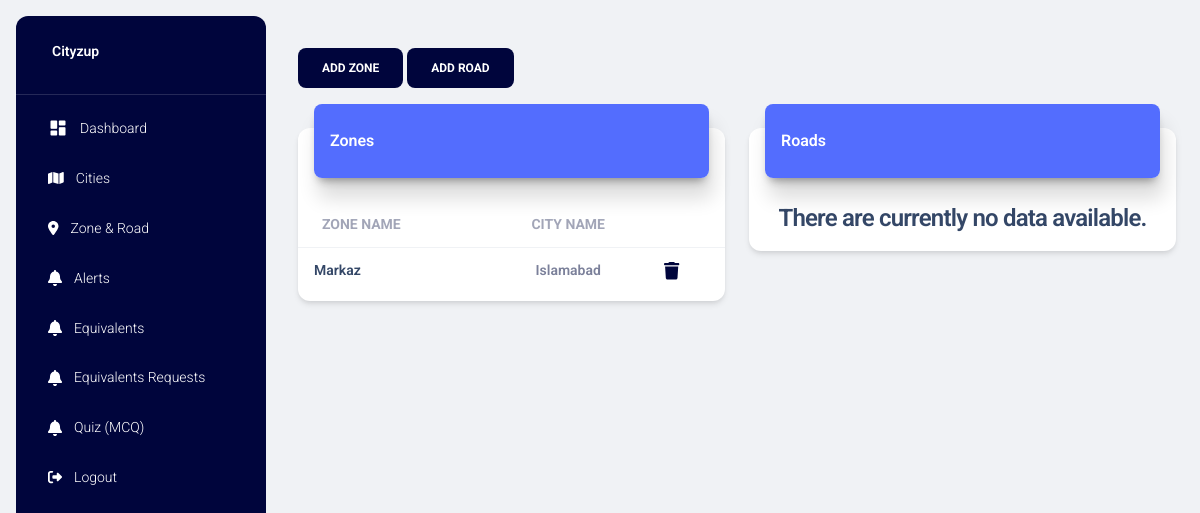
The app's page /zonesandroads/ (signed in), older data.
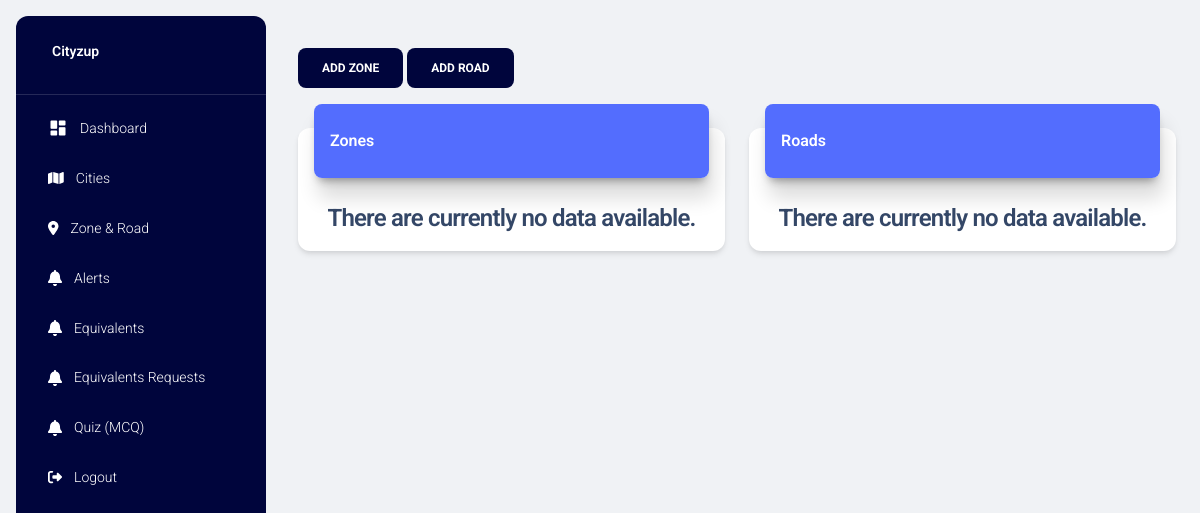
The same page, newer data.
### project/models.py (models this page shows)
class Zone(db.Model):
    z_id = db.Column(db.Integer, primary_key=True)
    z_name = db.Column(db.String(255), nullable=False)
    z_centroid_lat = db.Column(db.Float)
    z_centroid_lng = db.Column(db.Float)
    g_id = db.Column(db.Integer, db.ForeignKey('guide.g_id'), nullable=False)
    guide = db.relationship('Guide', backref=db.backref('zones', lazy=True))
    zone_points = db.relationship('ZonePoint', backref=db.backref('zones', lazy=True), cascade='all, delete-orphan')
    zone_alerts = db.relationship('Alert', backref='zones', lazy=True)

class Guide(db.Model):
    g_id = db.Column(db.Integer, primary_key=True)
    g_title = db.Column(db.String(255), nullable=False)
    g_coins_for_first_alert = db.Column(db.Integer, nullable=False)
    g_coins_for_confirm_alert = db.Column(db.Integer, nullable=False)
    g_coins_for_close_alert = db.Column(db.Integer, nullable=False)

### project/main.py (the view)
@main.route("/zonesandroads/")
@login_required
def zones_and_roads():
    zones = Zone.query.join(Guide).order_by(Guide.g_id.desc()).all()
    roads = Road.query.join(Guide).order_by(Guide.g_id.desc()).all()
    cities = Guide.query.all()
    title = 'Zones & Roads'
    page_title = 'Zones & Roads'
    return render_template('zones_and_roads.html', zones=zones, roads=roads, cities=cities, page_title=page_title, title=title)

### project/models.py (called while the page is built)
@login_manager.user_loader
def load_user(user_id):
    return User.query.get(int(user_id))

### project/templates/zones_and_roads.html (shortened to what the changed rows need)
{% extends "layout.html" %} {% block title %} {% endblock %} {% block content %}
<div class="container-fluid py-4">
    <div class="row">
        <div class="col-6">
            <div class="card my-4">
                <div class="card-body px-0 pb-2">
                    <div class="table-responsive p-0">
                        {% if zones %}
                        <table class="table align-items-center mb-0">
                            <thead>
                                <tr>
                                    <th class="text-uppercase text-secondary text-sm font-weight-bolder opacity-7">Zone
                                        Name</th>
                                    <th
                                        class="text-center text-uppercase text-secondary text-sm font-weight-bolder opacity-7">
                                        City Name</th>
                                    <th class="text-secondary opacity-7"></th>
                                </tr>
                            </thead>
                            <tbody>
                                {% for zone in zones %}
                                <tr>
                                    <td>
                                        <div class="d-flex px-2 py-1">
                                            <div class="d-flex flex-column justify-content-center">
                                                <a href="#" data-zid="{{zone.z_id}}" data-zname="{{zone.z_name}}"
                                                    class="getZonePoints" data-bs-toggle="modal"
                                                    data-bs-target="#modalShowZonePoints">
                                                    <p class="text-sm font-weight-bold mb-0">{{ zone.z_name }}</p>
                                                </a>
                                            </div>
                                        </div>
                                    </td>
                                    <td class="align-middle text-center text-sm">
                                        <p class="text-sm font-weight-bold mb-0">{{ zone.guide.g_title }}</p>
                                    </td>
                                    <td class="align-middle">
                                        <a href="#" data-zid="{{ zone.z_id }}"
                                            class="text-secondary font-weight-bold text-sm deleteZoneBtn"
                                            data-toggle="tooltip" data-original-title="Delete">
                                            <i class="fa-solid fa-trash fa-lg icon-dark"></i>
                                        </a>
                                    </td>
                                </tr>
                                {% endfor %}
                            </tbody>
                        </table>
                        {% else %}
                        <h4 class="text-center">There are currently no data available.</h4>
                        {% endif %}
                    </div>
                </div>
            </div>
        </div>
    </div>
</div>
{% endblock %}

Row changes from the older to the newer data that the page shows:
removed Zone: z_name "Markaz", guide.g_title "Islamabad"
Text that changed along with them:
text no longer shown: "ZONE NAME CITY NAME"
text now shown: "There are currently no data available."
